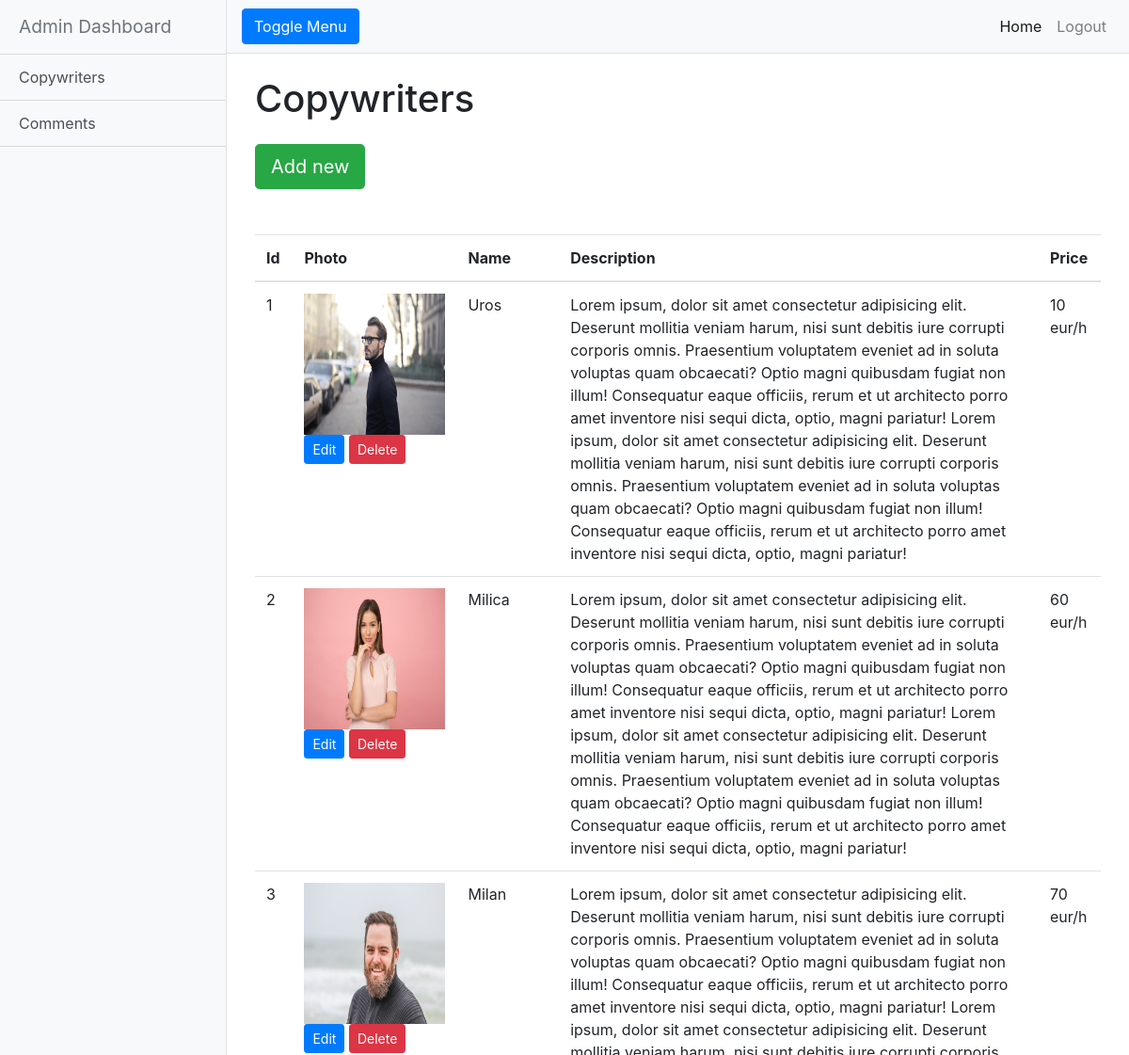
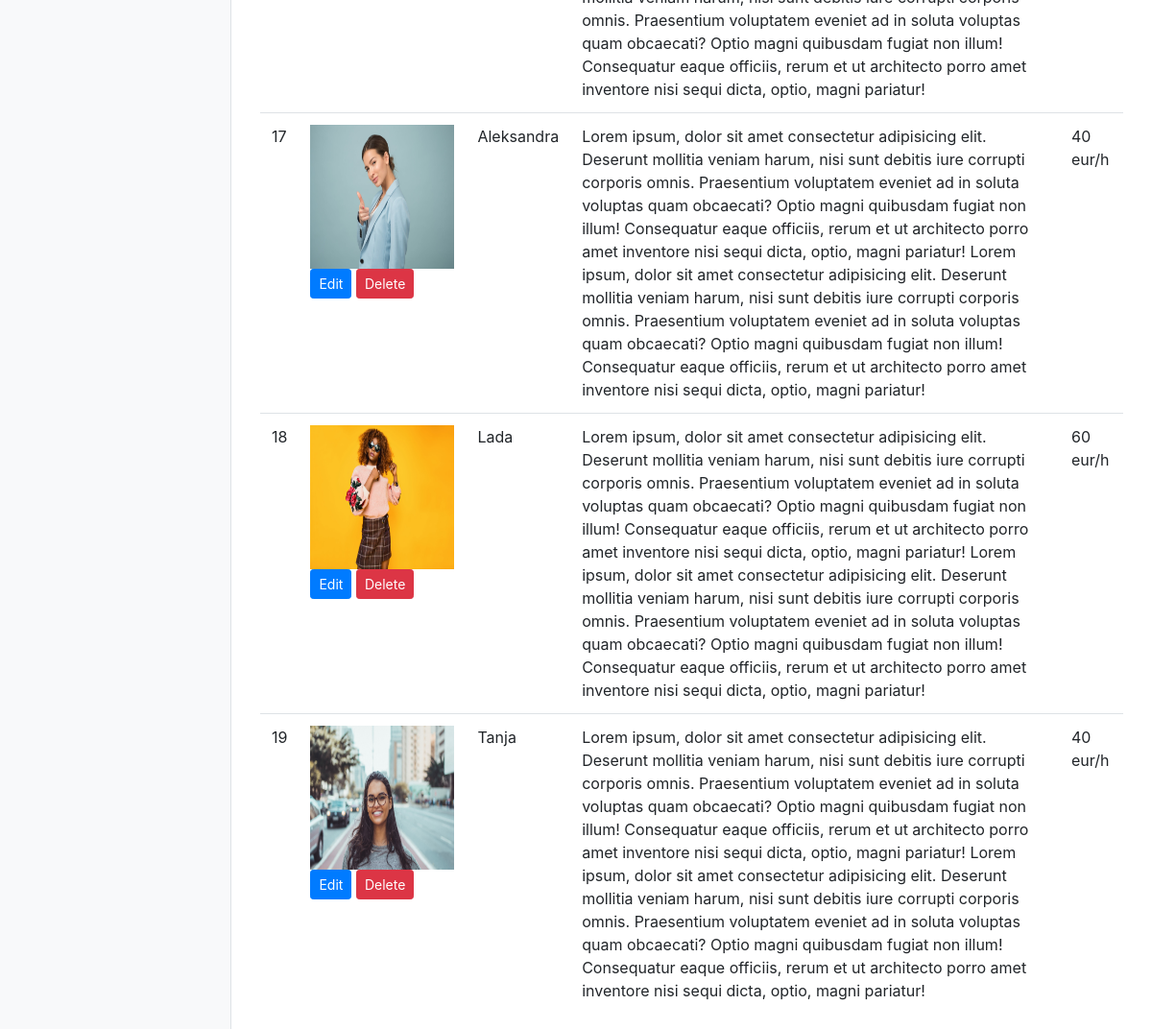
/admin/copywriters.php (signed in), run on the app's committed database (2 pictures, top to bottom).
### tables this page shows
CREATE TABLE IF NOT EXISTS `copywriters` (
  `id` int(11) NOT NULL AUTO_INCREMENT,
  `name` varchar(256) NOT NULL,
  `description` varchar(1024) NOT NULL,
  `price` int(11) NOT NULL,
  `image` varchar(256) NOT NULL,
  PRIMARY KEY (`id`)
);

### admin/includes/class_loader.php (called while the page is built, shortened)
<?php
function class_loader($class){
    $path = "includes/" . $class . ".php";
}

### admin/includes/Database_object.php (called while the page is built, shortened)
<?php
class Database_object {
    public static function find_all(){
        $sql = "SELECT * FROM " .static::$db_table;
        return static::find_querys($sql);
    }
    public static function find_querys($sql){
        global $database;
        $get_rows = $database->get_rows($sql);
        $object_array = [];
        foreach($get_rows as $get_row) {
            $object_array[] = static::instantiation($get_row);
        }
       return $object_array;
    }
    public static function instantiation($record){
        $instance = new $class;
        foreach ($record as $atribute => $value) {
            if ($instance->has_property($atribute)) {
                $instance->$atribute = $value;
            }
        }
        return $instance;
    }
    private function has_property($atribute){
        $object_properties = get_object_vars($this);
        return array_key_exists($atribute, $object_properties);
    }
}

### admin/includes/Database.php (called while the page is built, shortened)
<?php
class Database {
    private static $instance = null;
    private $connection;
    private $host = "localhost";
    private $user = "root";
    private $password = "";
    private $db_name = "oneclik_copywriters";
    private function __construct(){
        $this->connection = new PDO("mysql:host={$this->host};dbname={$this->db_name}",$this->user,$this->password);
        $this->connection->setAttribute(PDO::ATTR_DEFAULT_FETCH_MODE, PDO::FETCH_OBJ);
    }
    public static function get_instance(){
        if (!self::$instance) {
            self::$instance = new Database;
        }
        return self::$instance;
    }
    public function get_rows($sql){
        $data = $this->connection->query($sql);
        return $data->fetchAll();
    }
}

### admin/init.php (called while the page is built, shortened)
<?php
 require_once("includes/class_loader.php");
 $database = Database::get_instance();

### admin/includes/Copywriter.php (called while the page is built, shortened)
<?php
class Copywriter extends Database_object {
    public $image;
    private $upload_directory = "images";
    private $image_placeholder = "https://via.placeholder.com/150";
    public function image_path_and_placeholder(){
        return empty($this->image) ? $this->image_placeholder : $this->upload_directory.DS.$this->image;
    }
}

### admin/copywriters.php (the view, shortened to what this page needs)
<?php
      require_once('init.php');
      $copywriters = Copywriter::find_all();
?>
<!DOCTYPE html>
<html lang="en">
<head>
  <link href="vendor/bootstrap/css/bootstrap.min.css" rel="stylesheet">
  <link href="css/simple-sidebar.css" rel="stylesheet">
</head>
<body>
  <div class="d-flex" id="wrapper">
    <div class="bg-light border-right" id="sidebar-wrapper">
      <div class="sidebar-heading">
        <a href="admin.php" class="text-muted">Admin Dashboard</a>
      </div>
      <div class="list-group list-group-flush">
        <a href="copywriters.php" class="list-group-item list-group-item-action bg-light">Copywriters</a>
        <a href="comments.php" class="list-group-item list-group-item-action bg-light">Comments</a>
      </div>
    </div>
    <div id="page-content-wrapper">
      <nav class="navbar navbar-expand-lg navbar-light bg-light border-bottom">
        <button class="btn btn-primary" id="menu-toggle">Toggle Menu</button>
        <div class="collapse navbar-collapse" id="navbarSupportedContent">
          <ul class="navbar-nav ml-auto mt-2 mt-lg-0">
            <li class="nav-item active">
              <a class="nav-link" href="../index.php">Home <span class="sr-only">(current)</span></a>
            </li>
            <li class="nav-item">
              <a class="nav-link" href="logout.php">Logout <span class="sr-only">(current)</span></a>
            </li>
          </ul>
        </div>
      </nav>
      <div class="container-fluid">
        <div class="col-md-12">
        <h1 class="mt-4">Copywriters</h1>
        <a href="add_copywriter.php" class="btn btn-success btn-lg mt-3">Add new</a>
            <table class="table table-hover mt-5">
                <thead>
                    <tr>
                        <th>Id</th>
                        <th>Photo</th>
                        <th>Name</th>
                        <th>Description</th>
                        <th>Price</th>
                    </tr>
                </thead>
                <tbody>
                    <?php
                      if (!empty($copywriters)) {
                          foreach ($copywriters as $copywriter) { ?>
                                <tr>
                                  <td>
                                  <?php echo $copywriter->id; ?></td>
                                  <td>
                                    <img src="<?php echo $copywriter->image_path_and_placeholder() ?>" id="copywriter_image">
                                    <div class="action_link">
                                        <a href="edit_copywriter.php?id=<?php echo $copywriter->id; ?>" class="btn btn-primary btn-sm">Edit</a>
                                        <a href="delete_copywriter.php?id=<?php echo $copywriter->id; ?>" class="btn btn-danger btn-sm">Delete</a>
                                    </div>
                                  </td>
                                  <td><?php echo $copywriter->name; ?></td>
                                  <td><?php echo $copywriter->description; ?></td>
                                  <td><?php echo $copywriter->price; ?> eur/h</td>
                                </tr>
                      <?php }
                      } ?>
                </tbody>
            </table>
        </div>
      </div>
    </div>
  </div>
</body>
</html>

### admin/css/simple-sidebar.css (style rules this page uses)
body { overflow-x: hidden; }
#sidebar-wrapper { min-height: 100vh; margin-left: -15rem; -webkit-transition: margin .25s ease-out; -moz-transition: margin .25s ease-out; -o-transition: margin .25s ease-out; transition: margin .25s ease-out; }
#sidebar-wrapper .sidebar-heading { padding: 0.875rem 1.25rem; font-size: 1.2rem; }
#sidebar-wrapper .list-group { width: 15rem; }
#page-content-wrapper { min-width: 100vw; }
#copywriter_image { width: 150px; height: 150px; }
@media (min-width: 768px) { #sidebar-wrapper { margin-left: 0; } }
@media (min-width: 768px) { #page-content-wrapper { min-width: 0; width: 100%; } }

### data on the page
copywriters: id "1", image (picture), name "Uros", description "Lorem ipsum, dolor sit amet consectetur adipisicing elit. Deserunt mollitia veniam harum, nisi sunt debitis iure corrupti corporis omnis. Praesentium voluptatem eveniet ad in soluta voluptas quam obcaecati? Optio magni quibusdam fugiat non illum! Consequatur eaque officiis, rerum et ut architecto porro amet inventore nisi sequi dicta, optio, magni pariatur! Lorem ipsum, dolor sit amet consectetur adipisicing elit. Deserunt mollitia veniam harum, nisi sunt debitis iure corrupti corporis omnis. Praesentium voluptatem eveniet ad in soluta voluptas quam obcaecati? Optio magni quibusdam fugiat non illum! Consequatur eaque officiis, rerum et ut architecto porro amet inventore nisi sequi dicta,…", price "10"
copywriters: id "2", image (picture), name "Milica", description "Lorem ipsum, dolor sit amet consectetur adipisicing elit. Deserunt mollitia veniam harum, nisi sunt debitis iure corrupti corporis omnis. Praesentium voluptatem eveniet ad in soluta voluptas quam obcaecati? Optio magni quibusdam fugiat non illum! Consequatur eaque officiis, rerum et ut architecto porro amet inventore nisi sequi dicta, optio, magni pariatur! Lorem ipsum, dolor sit amet consectetur adipisicing elit. Deserunt mollitia veniam harum, nisi sunt debitis iure corrupti corporis omnis. Praesentium voluptatem eveniet ad in soluta voluptas quam obcaecati? Optio magni quibusdam fugiat non illum! Consequatur eaque officiis, rerum et ut architecto porro amet inventore nisi sequi dicta,…", price "60"
copywriters: id "3", image (picture), name "Milan", description "Lorem ipsum, dolor sit amet consectetur adipisicing elit. Deserunt mollitia veniam harum, nisi sunt debitis iure corrupti corporis omnis. Praesentium voluptatem eveniet ad in soluta voluptas quam obcaecati? Optio magni quibusdam fugiat non illum! Consequatur eaque officiis, rerum et ut architecto porro amet inventore nisi sequi dicta, optio, magni pariatur! Lorem ipsum, dolor sit amet consectetur adipisicing elit. Deserunt mollitia veniam harum, nisi sunt debitis iure corrupti corporis omnis. Praesentium voluptatem eveniet ad in soluta voluptas quam obcaecati? Optio magni quibusdam fugiat non illum! Consequatur eaque officiis, rerum et ut architecto porro amet inventore nisi sequi dicta,…", price "70"
copywriters: id "17", image (picture), name "Aleksandra", description "Lorem ipsum, dolor sit amet consectetur adipisicing elit. Deserunt mollitia veniam harum, nisi sunt debitis iure corrupti corporis omnis. Praesentium voluptatem eveniet ad in soluta voluptas quam obcaecati? Optio magni quibusdam fugiat non illum! Consequatur eaque officiis, rerum et ut architecto porro amet inventore nisi sequi dicta, optio, magni pariatur! Lorem ipsum, dolor sit amet consectetur adipisicing elit. Deserunt mollitia veniam harum, nisi sunt debitis iure corrupti corporis omnis. Praesentium voluptatem eveniet ad in soluta voluptas quam obcaecati? Optio magni quibusdam fugiat non illum! Consequatur eaque officiis, rerum et ut architecto porro amet inventore nisi sequi dicta,…", price "40"
copywriters: id "18", image (picture), name "Lada", description "Lorem ipsum, dolor sit amet consectetur adipisicing elit. Deserunt mollitia veniam harum, nisi sunt debitis iure corrupti corporis omnis. Praesentium voluptatem eveniet ad in soluta voluptas quam obcaecati? Optio magni quibusdam fugiat non illum! Consequatur eaque officiis, rerum et ut architecto porro amet inventore nisi sequi dicta, optio, magni pariatur! Lorem ipsum, dolor sit amet consectetur adipisicing elit. Deserunt mollitia veniam harum, nisi sunt debitis iure corrupti corporis omnis. Praesentium voluptatem eveniet ad in soluta voluptas quam obcaecati? Optio magni quibusdam fugiat non illum! Consequatur eaque officiis, rerum et ut architecto porro amet inventore nisi sequi dicta,…", price "60"
copywriters: id "19", image (picture), name "Tanja", description "Lorem ipsum, dolor sit amet consectetur adipisicing elit. Deserunt mollitia veniam harum, nisi sunt debitis iure corrupti corporis omnis. Praesentium voluptatem eveniet ad in soluta voluptas quam obcaecati? Optio magni quibusdam fugiat non illum! Consequatur eaque officiis, rerum et ut architecto porro amet inventore nisi sequi dicta, optio, magni pariatur! Lorem ipsum, dolor sit amet consectetur adipisicing elit. Deserunt mollitia veniam harum, nisi sunt debitis iure corrupti corporis omnis. Praesentium voluptatem eveniet ad in soluta voluptas quam obcaecati? Optio magni quibusdam fugiat non illum! Consequatur eaque officiis, rerum et ut architecto porro amet inventore nisi sequi dicta,…", price "40"
